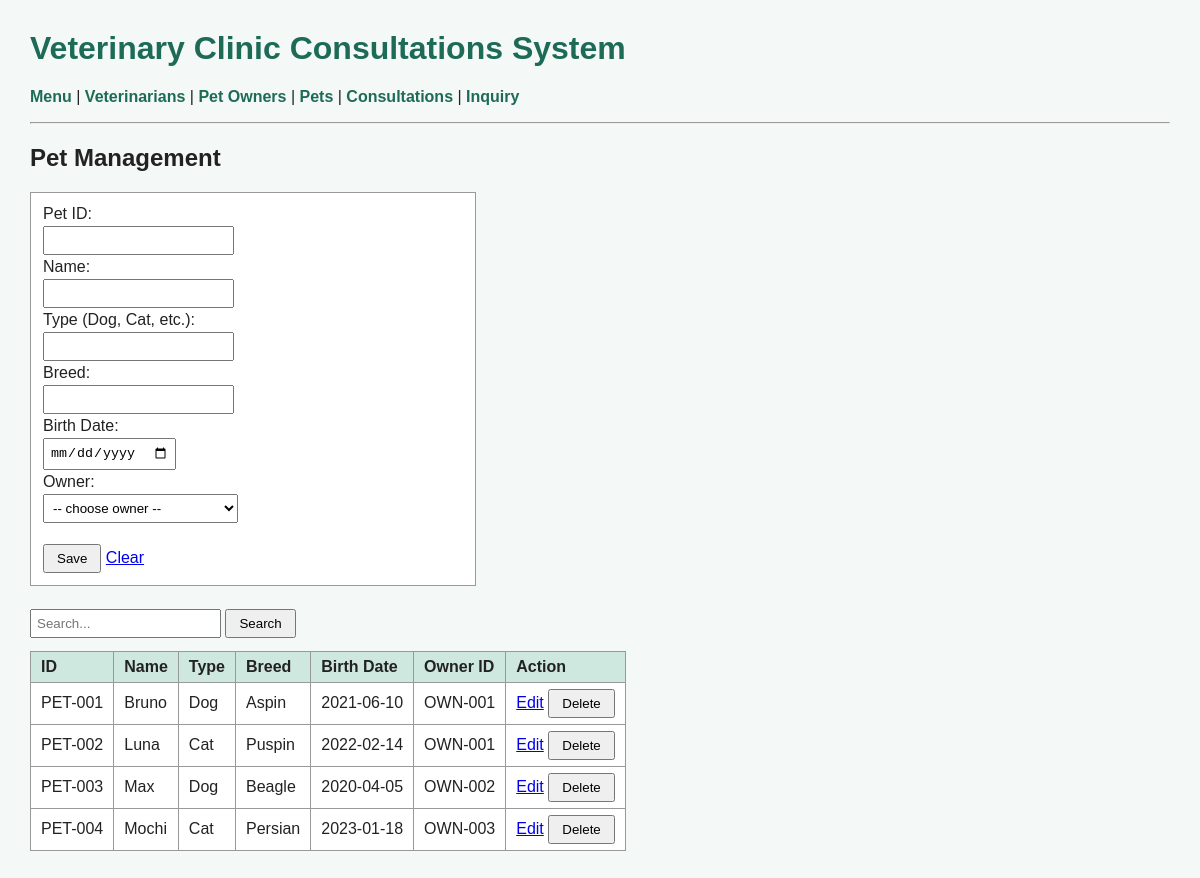
Page /pet.php on the committed database.
### tables this page shows
CREATE TABLE Pet (
    petID      VARCHAR(20) PRIMARY KEY,
    petName    VARCHAR(50),
    petType    VARCHAR(30),
    petBreed   VARCHAR(50),
    petBDate   DATE,
    petOwnerID VARCHAR(20),
    isDeleted  TINYINT DEFAULT 0,
    FOREIGN KEY (petOwnerID) REFERENCES PetOwner(petOwnerID)
);

### db.php (called while the page is built)
<?php
$conn = new mysqli("localhost", "root", "", "clinic");
function run($sql, $values = []) {
    global $conn;
    return $conn->execute_query($sql, $values);
}
function h($text) {
    return htmlspecialchars($text ?? "");
}

### pet.php (the view, shortened to what this page needs)
<?php
include "db.php";
include "header.php";
$row = ["petID" => "", "petName" => "", "petType" => "", "petBreed" => "", "petBDate" => "", "petOwnerID" => ""];
$editing = "";
$search = $_GET["search"] ?? "";
$list = run("SELECT * FROM Pet
             WHERE isDeleted = 0
             AND (petID LIKE ? OR petName LIKE ? OR petType LIKE ? OR petBreed LIKE ? OR petOwnerID LIKE ?)",
            ["%$search%", "%$search%", "%$search%", "%$search%", "%$search%"]);
?>
<h2>Pet Management</h2>
<form method="post" class="box">
    Pet ID:<br>
    <input name="petID" value="<?= h($row["petID"]) ?>" <?= $editing ? "readonly" : "required" ?>><br>
    Name:<br>
    <input name="petName" value="<?= h($row["petName"]) ?>" required><br>
    Type (Dog, Cat, etc.):<br>
    <input name="petType" value="<?= h($row["petType"]) ?>" required><br>
    Breed:<br>
    <input name="petBreed" value="<?= h($row["petBreed"]) ?>" required><br>
    Birth Date:<br>
    <input type="date" name="petBDate" value="<?= h($row["petBDate"]) ?>" required><br>
    Owner:<br>
    <select name="petOwnerID" required>
        <option value="">-- choose owner --</option>
    </select><br><br>
    <button name="save">Save</button>
    <a href="pet.php">Clear</a>
</form>
<form method="get">
    <input name="search" placeholder="Search..." value="<?= h($search) ?>">
    <button>Search</button>
</form>
<table>
    <tr><th>ID</th><th>Name</th><th>Type</th><th>Breed</th><th>Birth Date</th><th>Owner ID</th><th>Action</th></tr>
    <?php while ($r = $list->fetch_assoc()) { ?>
    <tr>
        <td><?= h($r["petID"]) ?></td>
        <td><?= h($r["petName"]) ?></td>
        <td><?= h($r["petType"]) ?></td>
        <td><?= h($r["petBreed"]) ?></td>
        <td><?= h($r["petBDate"]) ?></td>
        <td><?= h($r["petOwnerID"]) ?></td>
        <td>
            <a href="pet.php?edit=<?= urlencode($r["petID"]) ?>">Edit</a>
            <form method="post" style="display:inline" onsubmit="return confirm('Delete this record?')">
                <button name="delete" value="<?= h($r["petID"]) ?>">Delete</button>
            </form>
        </td>
    </tr>
    <?php } ?>
</table>
<?php include "footer.php"; ?>

### style.css (style rules this page uses)
body { font-family: Arial, sans-serif; margin: 30px; background: #f4f8f6; color: #222; }
table { border-collapse: collapse; background: white; margin-top: 10px; }
th, td { border: 1px solid #999; padding: 6px 10px; text-align: left; }
th { background: #cfe8df; }
input, select, textarea { padding: 5px; margin: 3px 0; }
button { padding: 5px 12px; cursor: pointer; }
.box { background: white; border: 1px solid #999; padding: 12px; margin-bottom: 20px; width: 420px; }

### rows in the picture
pet: petID "PET-001", petName "Bruno", petType "Dog", petBreed "Aspin", petBDate "2021-06-10", petOwnerID "OWN-001"
pet: petID "PET-002", petName "Luna", petType "Cat", petBreed "Puspin", petBDate "2022-02-14", petOwnerID "OWN-001"
pet: petID "PET-003", petName "Max", petType "Dog", petBreed "Beagle", petBDate "2020-04-05", petOwnerID "OWN-002"
pet: petID "PET-004", petName "Mochi", petType "Cat", petBreed "Persian", petBDate "2023-01-18", petOwnerID "OWN-003"
